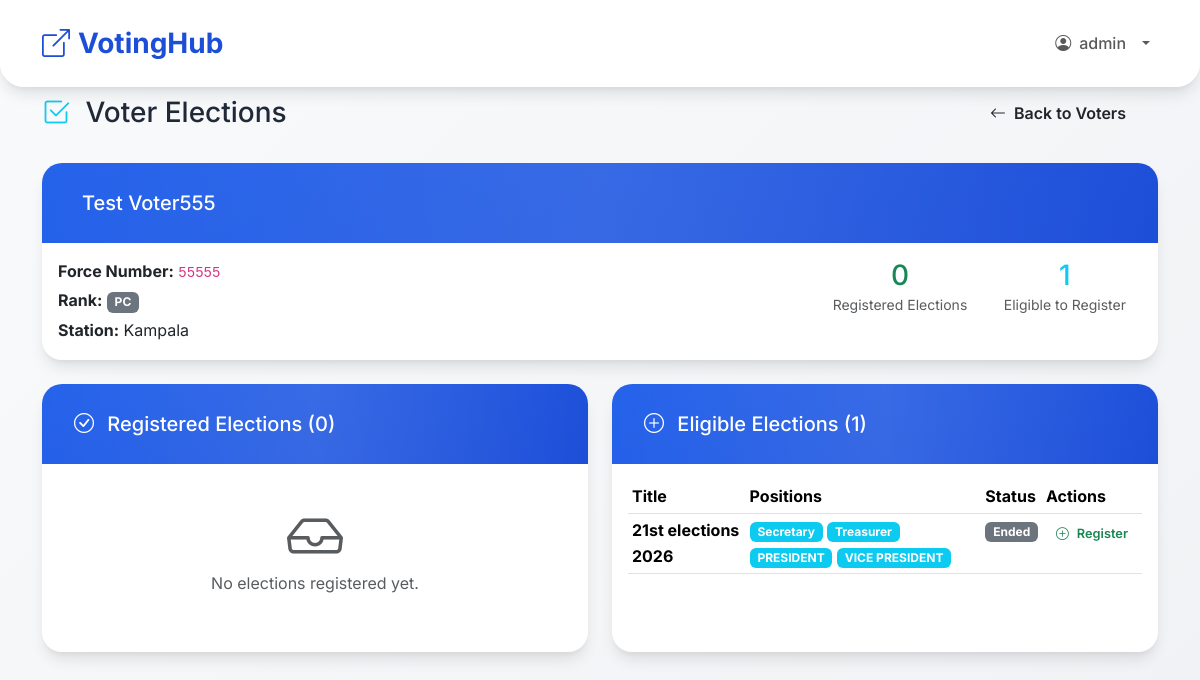
The app's page /polls/admin/voters/11/elections/ (signed in) with its own data.
### polls/models.py (models this page shows, shortened)
class PoliceUser(AbstractUser):
    force_number = models.CharField(
        max_length=50,
        unique=True,
        help_text="Force Number"
    )
    rank = models.CharField(
        max_length=50,
        choices=[
            ('PC', 'PC'),
            ('CPL', 'CPL'),
            ('SGT', 'SGT'),
            ('S/SGT', 'S/SGT'),
            ('HCM', 'HCM'),
            ('AIP', 'AIP'),
            ('IP', 'IP'),
            ('ASP', 'ASP'),
            ('SP', 'SP'),
            ('SSP', 'SSP'),
            ('ACP', 'ACP'),
            ('CP', 'CP'),
        ]
    )
    station = models.CharField(max_length=100)
    phone = models.CharField(max_length=15, blank=True)
    otp_code = models.CharField(max_length=6, blank=True, null=True)
    otp_expiry = models.DateTimeField(blank=True, null=True)
    is_active_voter = models.BooleanField(default=False)
    role = models.CharField(
        max_length=20,
        choices=[
            ('SUPER_ADMIN', 'Super Admin'),
            ('ADMIN', 'Election Admin'),
            ('VOTER', 'Voter'),
        ],
        default='VOTER'
    )
    must_change_password = models.BooleanField(default=True)

class Election(models.Model):
    title = models.CharField(max_length=200)
    description = models.TextField(blank=True)
    positions = models.ManyToManyField(Position, through='ElectionPosition', related_name='elections')
    start_time = models.DateTimeField()
    end_time = models.DateTimeField()
    eligible_ranks = models.CharField(max_length=500, blank=True, help_text="Comma-separated ranks")
    eligible_stations = models.CharField(max_length=500, blank=True, help_text="Comma-separated stations")
    created_by = models.ForeignKey(PoliceUser, on_delete=models.CASCADE, related_name='created_elections')
    logo = models.ImageField(upload_to='election_logos/', blank=True, null=True)
    def eligible_rank_values(self):
        if not self.eligible_ranks:
            return set()
        return self._split_eligible_values(self.eligible_ranks, upper=True)
    def eligible_station_values(self):
        if not self.eligible_stations:
            return set()
        return self._split_eligible_values(self.eligible_stations)
    def is_open(self):
        now = timezone.now()
        return self.start_time <= now <= self.end_time
    def is_voter_eligible(self, voter):
        voter_rank = (voter.rank or '').strip().upper()
        voter_station = (voter.station or '').strip().casefold()
        eligible_ranks = self.eligible_rank_values()
        if eligible_ranks and voter_rank not in eligible_ranks:
            return False
        eligible_stations = self.eligible_station_values()
        if eligible_stations and voter_station not in eligible_stations:
            return False
        return True
    class Meta:
        ordering = ['-start_time']

class Position(models.Model):
    name = models.CharField(max_length=100, unique=True)

### polls/views_admin.py (the view)
# urls.py: path('admin/voters/<int:voter_id>/elections/', views_admin.admin_voter_elections, name='admin_voter_elections'),
@login_required
@user_passes_test(is_admin)
def admin_voter_elections(request, voter_id):
    voter = get_object_or_404(PoliceUser, pk=voter_id, role='VOTER')
    registered_election_ids = set(ElectionRegistration.objects.filter(
        voter=voter
    ).values_list('election_id', flat=True))
    registered_elections = Election.objects.prefetch_related('positions').filter(
        id__in=registered_election_ids
    ).order_by('-start_time')
    eligible_unregistered = []
    for election in Election.objects.prefetch_related('positions').all().order_by('-start_time'):
        if election.is_voter_eligible(voter) and election.id not in registered_election_ids:
            eligible_unregistered.append(election)
    return render(request, 'polls/admin_voter_elections.html', {
        'voter': voter,
        'registered_elections': registered_elections,
        'eligible_unregistered': eligible_unregistered,
        'registered_count': registered_elections.count(),
        'eligible_count': len(eligible_unregistered),
        'now': timezone.now(),
    })

### templates/polls/admin_voter_elections.html (shortened to what this page needs)
{% extends 'base.html' %}
{% block content %}
<div class="row justify-content-center">
    <div class="col-lg-12">
        <div class="d-flex flex-column flex-md-row justify-content-between align-items-start align-items-md-center mb-4 gap-3">
            <h1 class="h3 mb-0">
                <i class="bi bi-check2-square me-2 text-info"></i>
                Voter Elections
            </h1>
            <div>
<a href="{% url 'polls:admin_voters' %}" class="btn btn-back-dashboard w-100 w-md-auto">
                    <i class="bi bi-arrow-left"></i> Back to Voters
                </a>
            </div>
        </div>
        <div class="card mb-4">
            <div class="card-header bg-primary text-white">
                <h5 class="mb-0">
                    {{ voter.get_full_name }}
                </h5>
            </div>
            <div class="card-body">
                <div class="row g-3">
                    <div class="col-md-6">
                        <p class="mb-1"><strong>Force Number:</strong> <code>{{ voter.force_number }}</code></p>
                        <p class="mb-1"><strong>Rank:</strong> <span class="badge bg-secondary">{{ voter.get_rank_display }}</span></p>
                        <p class="mb-0"><strong>Station:</strong> {{ voter.station }}</p>
                    </div>
                    <div class="col-md-6 text-center text-md-end">
                        <div class="d-inline-block text-center px-3">
                            <h3 class="text-success mb-0">{{ registered_count }}</h3>
                            <small class="text-muted">Registered Elections</small>
                        </div>
                        <div class="d-inline-block text-center px-3">
                            <h3 class="text-info mb-0">{{ eligible_count }}</h3>
                            <small class="text-muted">Eligible to Register</small>
                        </div>
                    </div>
                </div>
            </div>
        </div>
        <div class="row">
            <div class="col-lg-6 mb-4">
                <div class="card border-success h-100">
                    <div class="card-header bg-success text-white d-flex justify-content-between align-items-center">
                        <h5 class="mb-0">
                            <i class="bi bi-check-circle me-2"></i>
                            Registered Elections ({{ registered_count }})
                        </h5>
                    </div>
                    <div class="card-body">
                        {% if registered_elections %}
                            <div class="table-responsive">
                                <table class="table table-hover table-sm">
                                    <thead>
                                        <tr>
                                            <th>Title</th>
                                            <th>Positions</th>
                                            <th>Status</th>
                                            <th>Actions</th>
                                        </tr>
                                    </thead>
                                    <tbody>
                                        {% for election in registered_elections %}
                                        <tr>
                                            <td><strong>{{ election.title }}</strong></td>
                                            <td>
                                                {% for pos in election.positions.all %}
                                                    <span class="badge bg-info">{{ pos.name }}</span>
                                                {% endfor %}
                                            </td>
                                            <td>
                                                {% if election.is_open %}
                                                    <span class="badge bg-success">Active</span>
                                                {% elif election.start_time > now %}
                                                    <span class="badge bg-warning">Upcoming</span>
                                                {% else %}
                                                    <span class="badge bg-secondary">Ended</span>
                                                {% endif %}
                                            </td>
<td>
                                                <a href="{% url 'polls:send_election_invitation' election.id voter.id %}"
                                                   class="btn btn-sm btn-outline-primary"
                                                   title="Send Invitation Email">
                                                    <i class="bi bi-envelope"></i> <span class="d-none d-lg-inline">Invite</span>
                                                </a>
                                                <a href="{% url 'polls:admin_unregister_voter_from_election_by_voter' voter.id election.id %}"
                                                   class="btn btn-sm btn-outline-danger"
                                                   onclick="return confirm('Unregister {{ voter.get_full_name }} from {{ election.title }}?')">
                                                    <i class="bi bi-x-circle"></i> <span class="d-none d-lg-inline">Remove</span>
                                                </a>
                                            </td>
                                        </tr>
                                        {% endfor %}
                                    </tbody>
                                </table>
                            </div>
                        {% else %}
                            <div class="text-center py-4">
                                <i class="bi bi-inbox display-4 text-muted mb-3"></i>
                                <p class="text-muted">No elections registered yet.</p>
                            </div>
                        {% endif %}
                    </div>
                </div>
            </div>
            <div class="col-lg-6 mb-4">
                <div class="card border-info h-100">
                    <div class="card-header bg-info text-white d-flex justify-content-between align-items-center">
                        <h5 class="mb-0">
                            <i class="bi bi-plus-circle me-2"></i>
                            Eligible Elections ({{ eligible_count }})
                        </h5>
                    </div>
                    <div class="card-body">
                        {% if eligible_unregistered %}
                            <div class="table-responsive">
                                <table class="table table-hover table-sm">
                                    <thead>
                                        <tr>
                                            <th>Title</th>
                                            <th>Positions</th>
                                            <th>Status</th>
                                            <th>Actions</th>
                                        </tr>
                                    </thead>
                                    <tbody>
                                        {% for election in eligible_unregistered %}
                                        <tr>
                                            <td><strong>{{ election.title }}</strong></td>
                                            <td>
                                                {% for pos in election.positions.all %}
                                                    <span class="badge bg-info">{{ pos.name }}</span>
                                                {% endfor %}
                                            </td>
                                            <td>
                                                {% if election.is_open %}
                                                    <span class="badge bg-success">Active</span>
                                                {% elif election.start_time > now %}
                                                    <span class="badge bg-warning">Upcoming</span>
                                                {% else %}
                                                    <span class="badge bg-secondary">Ended</span>
                                                {% endif %}
                                            </td>
                                            <td>
                                                <a href="{% url 'polls:admin_register_voter_to_election_by_voter' voter.id election.id %}"
                                                   class="btn btn-sm btn-outline-success">
                                                    <i class="bi bi-plus-circle"></i> <span class="d-none d-lg-inline">Register</span>
                                                </a>
                                            </td>
                                        </tr>
                                        {% endfor %}
                                    </tbody>
                                </table>
                            </div>
                        {% else %}
                            <div class="text-center py-4">
                                <i class="bi bi-check-all display-4 text-muted mb-3"></i>
                                <p class="text-muted">All eligible elections are already registered.</p>
                            </div>
                        {% endif %}
                    </div>
                </div>
            </div>
        </div>
    </div>
</div>
{% endblock %}

### templates/base.html (shortened to what this page needs)
<!DOCTYPE html>
<html lang="en">
<head>
    <link href="https://cdn.jsdelivr.net/npm/bootstrap@5.3.3/dist/css/bootstrap.min.css" rel="stylesheet">
    {% load static %}
    <link href="https://cdn.jsdelivr.net/npm/bootstrap-icons@1.11.3/font/bootstrap-icons.css" rel="stylesheet">
    <link rel="stylesheet" href="{% static 'polls/css/modern.css' %}">
</head>
<body class="{% block body_class %}{% endblock %}">
    <nav class="navbar navbar-expand-lg py-3">
        <div class="container">
            <a class="navbar-brand fw-bold" href="{% url 'polls:dashboard' %}">
                <i class="bi bi-box-arrow-up-right me-2"></i>VotingHub
            </a>
            <div class="collapse navbar-collapse" id="navbarNav">
                <ul class="navbar-nav ms-auto align-items-lg-center">
                    {% if user.is_authenticated %}
                        <li class="nav-item dropdown">
                            <a class="nav-link dropdown-toggle d-flex align-items-center gap-2" href="#" role="button" data-bs-toggle="dropdown" aria-expanded="false">
                                <i class="bi bi-person-circle"></i> <span>{{ user.username }}</span>
                            </a>
                        </li>
                    {% else %}
                        <li class="nav-item">
                            <a class="nav-link" href="{% url 'polls:login' %}"><i class="bi bi-box-arrow-in-right me-1"></i> Login</a>
                        </li>
                    {% endif %}
                </ul>
            </div>
        </div>
    </nav>
    <div class="container">
        {% block content %}
        {% endblock %}
    </div>
</body>
</html>

### records on screen
PoliceUser: username "admin"
PoliceUser: get_full_name "Test Voter555", force_number "55555", rank "PC", station "Kampala"
Election: title "21st elections 2026", shows "Ended"
Position: name "Secretary"
Position: name "Treasurer"
Position: name "PRESIDENT"
Position: name "VICE PRESIDENT"

### other values on screen
{{ registered_count }} "0"
{{ eligible_count }} "1"
